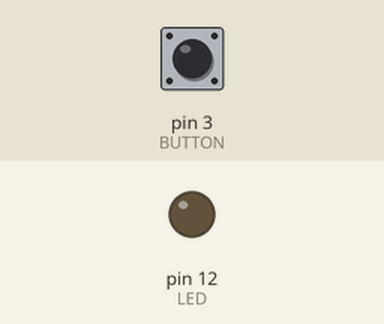
Simulated run of this sketch. Board: Arduino Uno, built with avr-gcc and run on an emulated ATmega328P. Parts: output pins drawn as LEDs (lit = HIGH). The inputs (shaded band) are chosen by the test bench; at power-on: pin 3 (BUTTON) HIGH.

Above: at 1.2 s.
1.3 s: pin 3 (BUTTON) pulled LOW for 0.15 s
At 1.9 s:
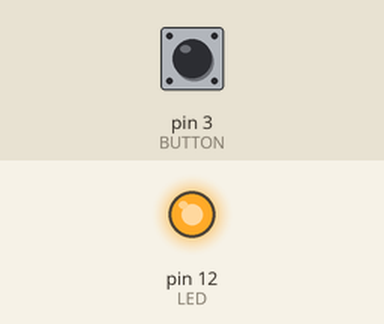
2.9 s: pin 3 (BUTTON) pulled LOW for 1 s
At 4.3 s:
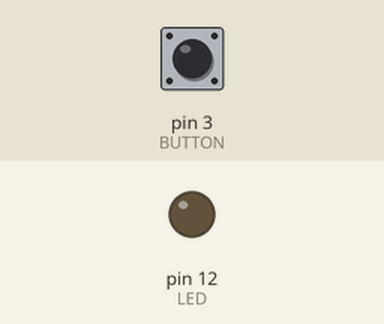
5.4 s: pin 3 (BUTTON) pulled LOW for 3.2 s
At 6.2 s:
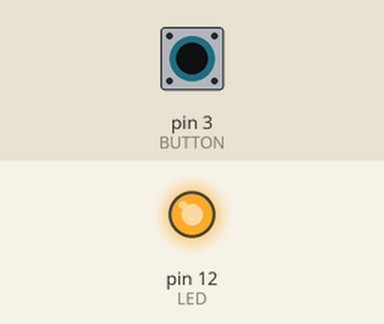
Timing chart, 0 to 8.4 s (numbered marks = the images above; inputs shaded):
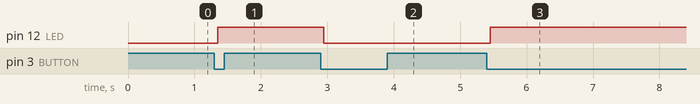

The sketch:

ex11_toggle.ino
```cpp
// ex11 -- edge detection: act on the press event, not on the level
const int BUTTON = 3;
const int LED = 12;
const unsigned long DEBOUNCE_DELAY = 50;

int buttonState = HIGH, lastReading = HIGH;
unsigned long lastDebounceTime = 0;
bool ledOn = false;

bool buttonPressed() {
  int reading = digitalRead(BUTTON);
  bool pressed = false;
  if (reading != lastReading) lastDebounceTime = millis();
  if (millis() - lastDebounceTime > DEBOUNCE_DELAY && reading != buttonState) {
    buttonState = reading;
    if (buttonState == LOW) pressed = true;
  }
  lastReading = reading;
  return pressed;
}

void setup() {
  pinMode(BUTTON, INPUT_PULLUP);
  pinMode(LED, OUTPUT);
}

void loop() {
  if (buttonPressed()) {          // true only on the falling edge, once per press
    ledOn = !ledOn;
    digitalWrite(LED, ledOn);
  }
}
```

Measured:
- after the input at 1.3 s, pin 12 (LED): LOW → HIGH after 0.05 s
- after the input at 2.9 s, pin 12 (LED): HIGH → LOW after 0.05 s
- after the input at 5.4 s, pin 12 (LED): LOW → HIGH after 0.05 s
